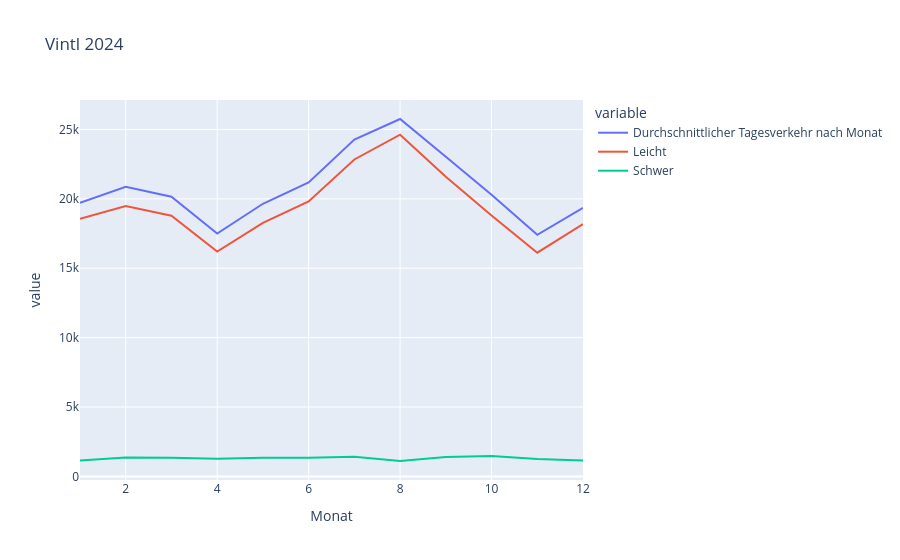

The notebook cell saved with this chart:
### Code cell
fig = px.line (
    df,
    x = "Monat",
    y= ["Durchschnittlicher Tagesverkehr nach Monat", "Leicht", "Schwer"],
    title = "Vintl 2024"
)

fig.show()

### Figure 1 — Plotly figure (JSON) as saved in the notebook; plotly's stock layout.template omitted (floating-point values rounded to 4 significant figures)
{"data": [{"hovertemplate": "variable=Durchschnittlicher Tagesverkehr nach Monat<br>Monat=%{x}<br>value=%{y}<extra></extra>", "legendgroup": "Durchschnittlicher Tagesverkehr nach Monat", "line": {"color": "#636efa", "dash": "solid"}, "marker": {"symbol": "circle"}, "mode": "lines", "name": "Durchschnittlicher Tagesverkehr nach Monat", "orientation": "v", "showlegend": true, "type": "scatter", "x": [1, 2, 3, 4, 5, 6, 7, 8, 9, 10, 11, 12], "xaxis": "x", "y": [19720.0, 20870.0, 20150.0, 17500.0, 19640.0, 21180.0, 24270.0, 25750.0, 23030.0, 20300.0, 17410.0, 19340.0], "yaxis": "y"}, {"hovertemplate": "variable=Leicht<br>Monat=%{x}<br>value=%{y}<extra></extra>", "legendgroup": "Leicht", "line": {"color": "#EF553B", "dash": "solid"}, "marker": {"symbol": "circle"}, "mode": "lines", "name": "Leicht", "orientation": "v", "showlegend": true, "type": "scatter", "x": [1, 2, 3, 4, 5, 6, 7, 8, 9, 10, 11, 12], "xaxis": "x", "y": [18560.0, 19490.0, 18780.0, 16190.0, 18270.0, 19820.0, 22840.0, 24620.0, 21590.0, 18800.0, 16120.0, 18180.0], "yaxis": "y"}, {"hovertemplate": "variable=Schwer<br>Monat=%{x}<br>value=%{y}<extra></extra>", "legendgroup": "Schwer", "line": {"color": "#00cc96", "dash": "solid"}, "marker": {"symbol": "circle"}, "mode": "lines", "name": "Schwer", "orientation": "v", "showlegend": true, "type": "scatter", "x": [1, 2, 3, 4, 5, 6, 7, 8, 9, 10, 11, 12], "xaxis": "x", "y": [1139.0, 1353.0, 1344.0, 1272.0, 1349.0, 1341.0, 1407.0, 1110.0, 1404.0, 1471.0, 1259.0, 1148.0], "yaxis": "y"}], "layout": {"legend": {"title": {"text": "variable"}, "tracegroupgap": 0}, "title": {"text": "Vintl 2024"}, "xaxis": {"anchor": "y", "domain": [0, 1], "title": {"text": "Monat"}}, "yaxis": {"anchor": "x", "domain": [0, 1], "title": {"text": "value"}}}}
